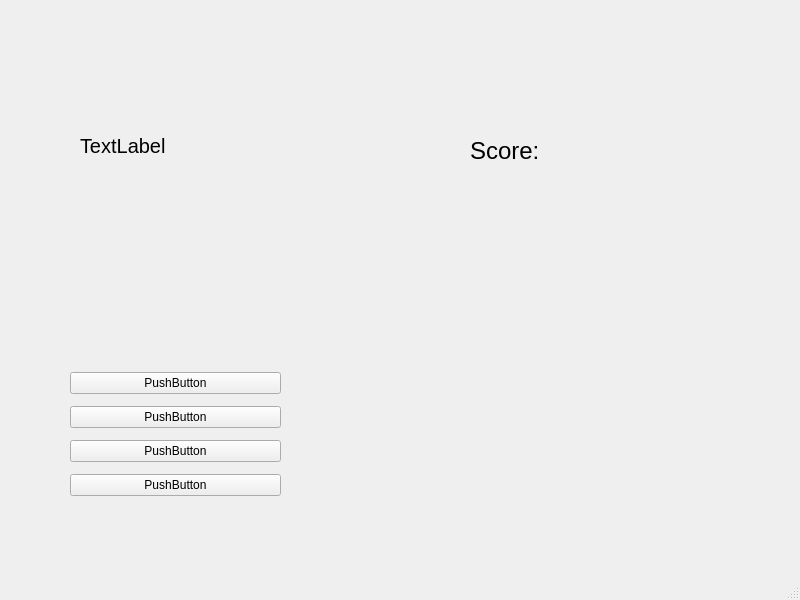
<?xml version="1.0" encoding="UTF-8"?>
<ui version="4.0">
 <class>MainWindow</class>
 <widget class="QMainWindow" name="MainWindow">
  <property name="geometry">
   <rect>
    <x>0</x>
    <y>0</y>
    <width>800</width>
    <height>600</height>
   </rect>
  </property>
  <property name="windowTitle">
   <string>MainWindow</string>
  </property>
  <widget class="QWidget" name="centralwidget">
   <widget class="QWidget" name="verticalLayoutWidget">
    <property name="geometry">
     <rect>
      <x>70</x>
      <y>360</y>
      <width>211</width>
      <height>151</height>
     </rect>
    </property>
    <layout class="QVBoxLayout" name="verticalLayout">
     <property name="spacing">
      <number>0</number>
     </property>
     <property name="sizeConstraint">
      <enum>QLayout::SetMinimumSize</enum>
     </property>
     <item>
      <widget class="QPushButton" name="Var1">
       <property name="text">
        <string>PushButton</string>
       </property>
      </widget>
     </item>
     <item>
      <widget class="QPushButton" name="Var2">
       <property name="text">
        <string>PushButton</string>
       </property>
      </widget>
     </item>
     <item>
      <widget class="QPushButton" name="Var3">
       <property name="text">
        <string>PushButton</string>
       </property>
      </widget>
     </item>
     <item>
      <widget class="QPushButton" name="Var4">
       <property name="text">
        <string>PushButton</string>
       </property>
      </widget>
     </item>
    </layout>
   </widget>
   <widget class="QLabel" name="quest_label">
    <property name="geometry">
     <rect>
      <x>80</x>
      <y>120</y>
      <width>191</width>
      <height>51</height>
     </rect>
    </property>
    <property name="font">
     <font>
      <pointsize>15</pointsize>
     </font>
    </property>
    <property name="text">
     <string>TextLabel</string>
    </property>
   </widget>
   <widget class="QLabel" name="Score_label">
    <property name="geometry">
     <rect>
      <x>470</x>
      <y>130</y>
      <width>131</width>
      <height>41</height>
     </rect>
    </property>
    <property name="font">
     <font>
      <pointsize>18</pointsize>
     </font>
    </property>
    <property name="text">
     <string>Score: </string>
    </property>
   </widget>
  </widget>
  <widget class="QMenuBar" name="menubar">
   <property name="geometry">
    <rect>
     <x>0</x>
     <y>0</y>
     <width>800</width>
     <height>26</height>
    </rect>
   </property>
  </widget>
  <widget class="QStatusBar" name="statusbar"/>
 </widget>
 <resources/>
 <connections/>
</ui>
